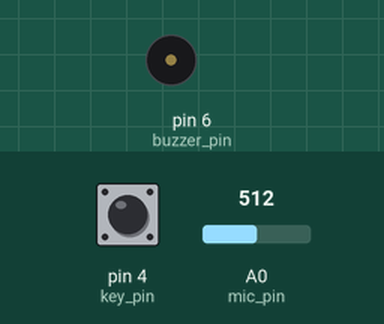
Simulated run of this sketch. Board: Arduino Uno, built with avr-gcc and run on an emulated ATmega328P. On the bench: buzzer (waves = sounding). Inputs (shaded band) come from the test bench; at power-on: pin 4 (key_pin) LOW, A0 (mic_pin) = 512. What the sketch prints to the serial monitor is not drawn.

Above: at 0.1 s.
At 1.1 s:
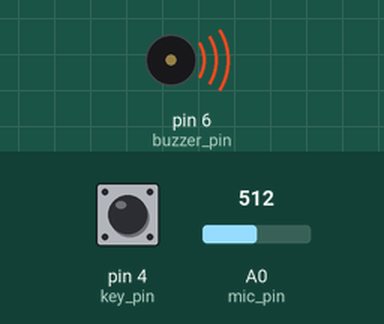
Timing chart, 0 to 40.0 s (numbered marks = the images above):
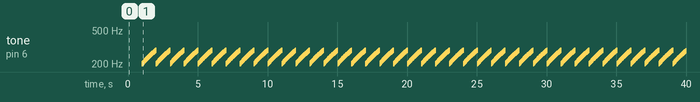

The sketch:

Noise_alarm.ino
```cpp
#include "key.h"

#define voice 400

#define mic_pin A0
#define buzzer_pin 6
#define key_pin 4

int voice_data;
long time, timer;

boolean buzzer_speak;

boolean add;
int i = 200;

void setup() {
  Serial.begin(115200);
  pinMode(mic_pin, INPUT);
  pinMode(key_pin, INPUT);
  pinMode(buzzer_pin, OUTPUT);

  key_init();
}

void loop() {

  voice_data = analogRead(mic_pin);
  Serial.println(voice_data);
  if (voice_data > voice)
  {
    if (millis() - time > 1000 )
    {
      voice_data = analogRead(mic_pin);
      if (voice_data > voice)
      {
        buzzer_speak = true;
        i = 200;
      }
      time = millis();
    }
  }
  else
  time = millis();
  if (key_get(key_pin, 0))
  {
    delay(200);
    buzzer_speak = false;
    time = millis();
  }
  if (buzzer_speak)
    buzzer();
  else
    noTone(buzzer_pin);
}

void buzzer()
{
  if (millis() - timer > 10)
  {
    if (!add)
    {
      i++;
      if (i >= 800)
        add = true;
    }
    else
    {
      i--;
      if (i <= 200)
        add = false;
    }
    tone(buzzer_pin, i);
    timer = millis();
  }
}
```

key.h
```cpp
#include "arduino.h"

boolean key[NUM_DIGITAL_PINS];			//按键
boolean key_cache[NUM_DIGITAL_PINS];		//检测按键松开缓存

void key_init()
{
  for (int a = 0; a < NUM_DIGITAL_PINS; a++)
  {
    key[a] = LOW;
    key_cache[a] = HIGH;
  }
}

boolean key_get(int _key_pin, boolean _key_type)
{
  key_cache[_key_pin] = key[_key_pin];		//缓存作判断用

  key[_key_pin] = !digitalRead(_key_pin);	//触发时

  switch (_key_type)
  {
    case 0:
      if (!key[_key_pin] && key_cache[_key_pin])
        return true;
      else
        return false;
      break;
    case 1:
      if (key[_key_pin] && !key_cache[_key_pin])
        return true;
      else
        return false;
      break;
  }
}
```

Measured:
- by itself, tone on pin 6 (buzzer_pin): plays 201 Hz for 0.01 s, 202 Hz for 0.01 s, 203 Hz for 0.01 s, 204 Hz for 0.01 s, 205 Hz for 0.01 s, 206 Hz for 0.01 s … (3535 notes in this stretch)
